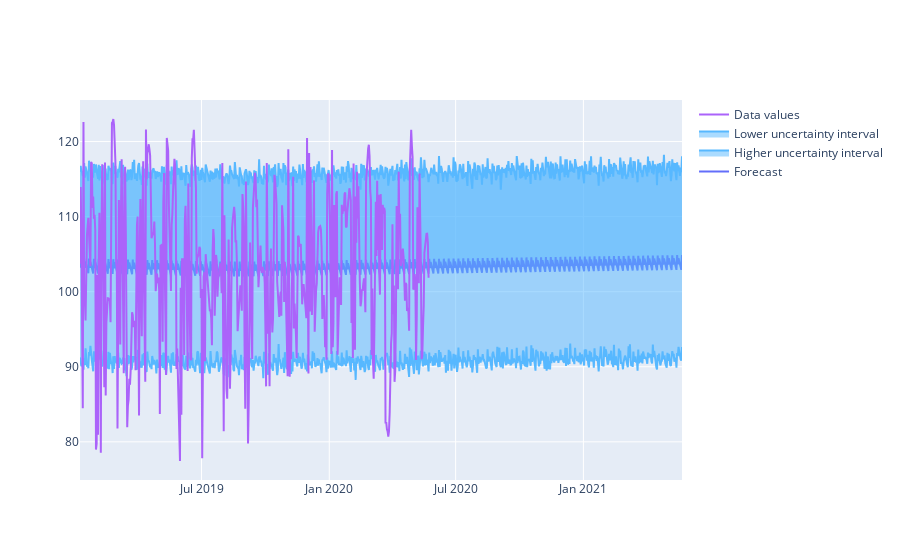

Notebook code cell kept with this figure:
### Code cell
trace_open = go.Scatter(
    x=prediction["ds"],
    y=prediction["yhat"],
    mode='lines',
    name="Forecast"
)
trace_high = go.Scatter(
    x=prediction["ds"],
    y=prediction["yhat_upper"],
    mode='lines',
    fill="tonexty",
    line={"color": "#57b8ff"},
    name="Higher uncertainty interval"
)
trace_low = go.Scatter(
    x=prediction["ds"],
    y=prediction["yhat_lower"],
    mode='lines',
    fill="tonexty",
    line={"color": "#57b8ff"},
    name="Lower uncertainty interval"
)
trace_close = go.Scatter(
    x=energy["ds"],
    y=energy["y"],
    name="Data values"
)

#make list for all three scattle objects.
data = [trace_open, trace_high, trace_low, trace_close]
# Construct a new Layout object.
#title - It will display string as a title of graph
layout = go.Layout(title="Power consumption forecasting")
#A list or tuple of trace instances (e.g. [Scatter(…), Bar(…)]) or A single trace instance (e.g. Scatter(…), Bar(…), etc.)
#A list or tuple of dicts of string/value properties where: - The ‘type’ property specifies the trace type.

fig = go.Figure(data=data)
fig.show()

### Figure 1 — Plotly figure (JSON) as saved in the notebook; plotly's stock layout.template omitted (floating-point values rounded to 4 significant figures; data arrays with more than 128 entries replaced by an {"elided": "..."} marker saying what was removed)
{"data": [{"mode": "lines", "name": "Forecast", "type": "scatter", "x": {"elided": "863 str values"}, "y": {"elided": "863 float values"}}, {"fill": "tonexty", "line": {"color": "#57b8ff"}, "mode": "lines", "name": "Higher uncertainty interval", "type": "scatter", "x": {"elided": "863 str values"}, "y": {"elided": "863 float values"}}, {"fill": "tonexty", "line": {"color": "#57b8ff"}, "mode": "lines", "name": "Lower uncertainty interval", "type": "scatter", "x": {"elided": "863 str values"}, "y": {"elided": "863 float values"}}, {"name": "Data values", "type": "scatter", "x": {"elided": "498 str values"}, "y": {"elided": "498 float values"}}], "layout": {}}
